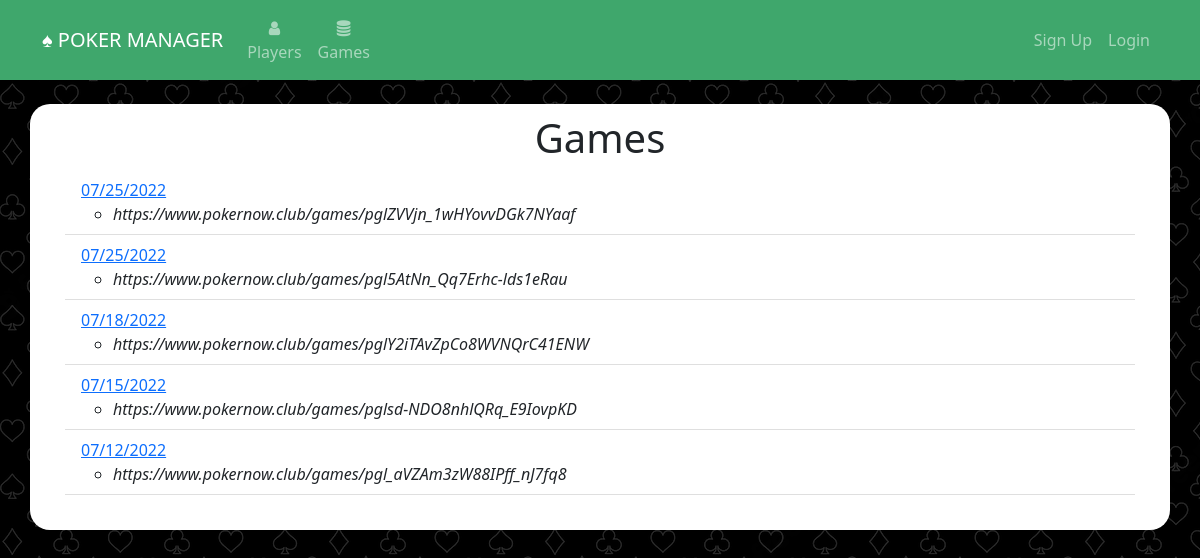
Before: /games with the older database file.
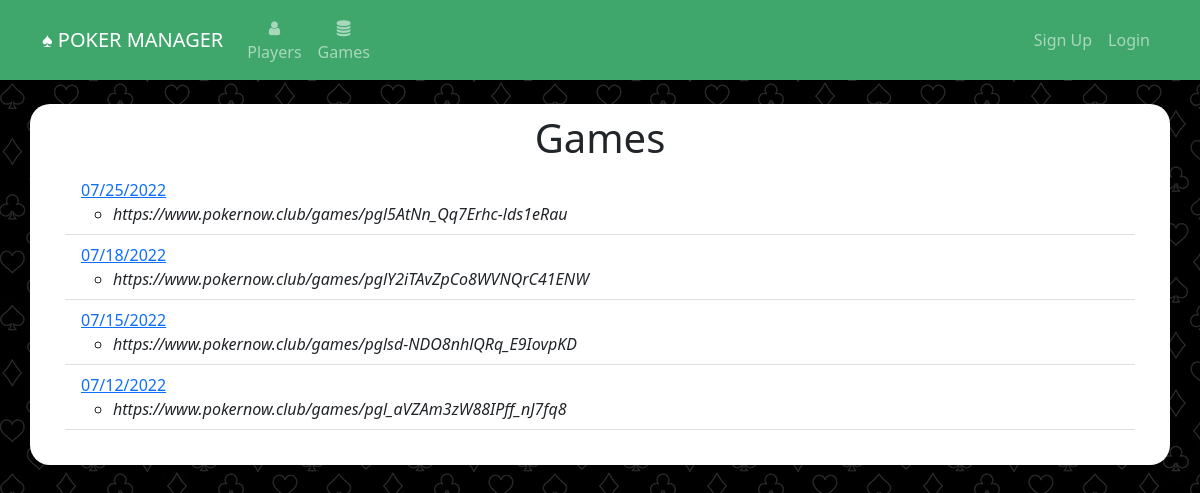
After: the same page with the newer database file.
### website/models.py (models this page shows)
class Game(db.Model):
	id = db.Column(db.Integer, primary_key=True)
	settled = db.Column(db.Boolean)
	date = db.Column(db.DateTime(timezone=True), default=func.now())
	urls = db.relationship('Url', backref='game')
	payments = db.relationship('Payment', backref='game')
	earnings = db.relationship('Earning', backref='game')
	buyins = db.Column(db.Integer)

class Url(db.Model):
	id = db.Column(db.Integer, primary_key=True)
	url =  db.Column(db.String(300), unique=True)
	game_id = db.Column(db.Integer, db.ForeignKey('game.id'))

### website/views.py (the view)
@views.route('/games', methods=['GET','POST'])
def games():
	games = Game.query.order_by(Game.date.desc()).all()
	return render_template("games.html", user=current_user, games=games)

### website/templates/games.html (shortened to what this page needs)
{% extends "base.html" %}
{% block content %}
<h1 align="center">Games</h1>
<ul class="list-group list-group-flush" id="notes">
	{% for game in games %}
	<li class="list-group-item">
		<div class=" clearfix">
		<a href="{{url_for('views.payout', game_id=game.id)}}" >{{ game.date.strftime("%m/%d/%Y") }}</a>
		<ul>
			{% for url in game.urls %}
			<li><i>{{url.url}}</i></li>
			{% endfor %}
		</ul>
		</div>
	</li>
	{% endfor %}
</ul>
{% endblock %}

### website/templates/base.html (shortened to what this page needs)
<!DOCTYPE html>
<html>
    <head>
<link href="https://cdn.jsdelivr.net/npm/bootstrap@5.2.0-beta1/dist/css/bootstrap.min.css" rel="stylesheet">
    <link
      rel="stylesheet"
      href="https://stackpath.bootstrapcdn.com/font-awesome/4.7.0/css/font-awesome.min.css"
    />
    <link
      rel="stylesheet"
      href="static/style.css"
    />
    </head>
    <body>
        <nav class="navbar navbar-expand-lg navbar-dark" style="background-color: #3fa76c;">
            <div class="container-fluid" style="max-width: 1140px;margin-right:auto;margin-left:auto">
                <a class="navbar-brand" href="/">&spades; POKER MANAGER</a>
                <div class="collapse navbar-collapse justify-content-start" id="mainNavbar">
                    <div class="navbar-nav">
                        <ul class="navbar-nav me-auto mb-2 mb-lg-0">
                            <li class="nav-item" align="center"><a class="nav-link" id="nav-players" href="/players"><i class="fa fa-user" aria-hidden="true"></i><br/>Players</a></li>
                            <li class="nav-item" align="center"><a class="nav-link" id="nav-import-game" href="/games"><i class="fa fa-database" aria-hidden="true"></i><Br/>Games</a></li>
                        </ul>
                    </div>
                    <div class="navbar-nav ml-auto" style="margin-left: auto">
                        <ul class="navbar-nav me-auto mb-2 mb-lg-0">
                            {% if user and  user.is_authenticated %}
                            <div class="dropdown">
                                <button class="btn btn-light dropdown-toggle" type="button" data-bs-toggle="dropdown" aria-expanded="false">
                                {{user.first_name}} {{user.last_name}}
                                </button>
                                <ul class="dropdown-menu dropdown-menu-lg-end">
                                    <li><a class="dropdown-item" href="/profile">Profile</a></li>
                                    <li><a class="dropdown-item" id="nav-logout" href="/logout">Logout</a></li>
                                </ul>
                            </div>
                            {% else %}
                            <ul class="navbar-nav me-auto mb-2 mb-lg-0">
                                <li class="nav-item"><a class="nav-link" id="nav-signUp" href="/sign-up">Sign Up</a></li>
                                <li class="nav-item"><a class="nav-link" id="nav-login" href="/login">Login</a></li>
                            </ul>
                            {% endif %}
                        </ul>
                    </div>
                </div>
            </div>
        </nav>
        <br/>
        <div class="container h-100 body_container" style="max-width:1140px; background-color: #fff;">
            {% block content %}
            {% endblock %}
        </div>
    </body>
</html>

### website/static/style.css (style rules this page uses)
body { height: 100%; background-image: url('card_suits4.png'); }
.body_container { border-radius: 20px; padding: 10px 35px 35px 35px; }

Changed rows visible on the page:
removed Game: date "07/25/2022"
removed Url: url "https://www.pokernow.club/games/pglZVVjn_1wHYovvDGk7NYaaf", shown under "07/25/2022"
